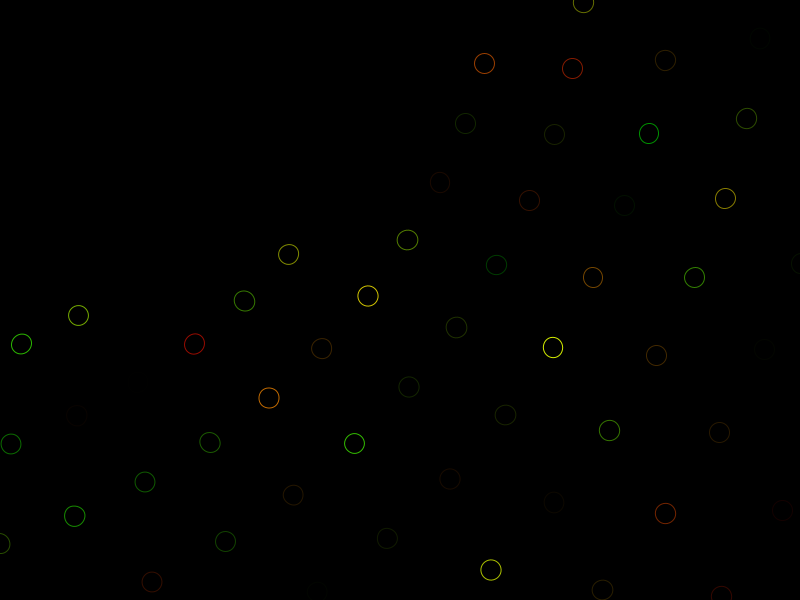
Frame 1 (no input)
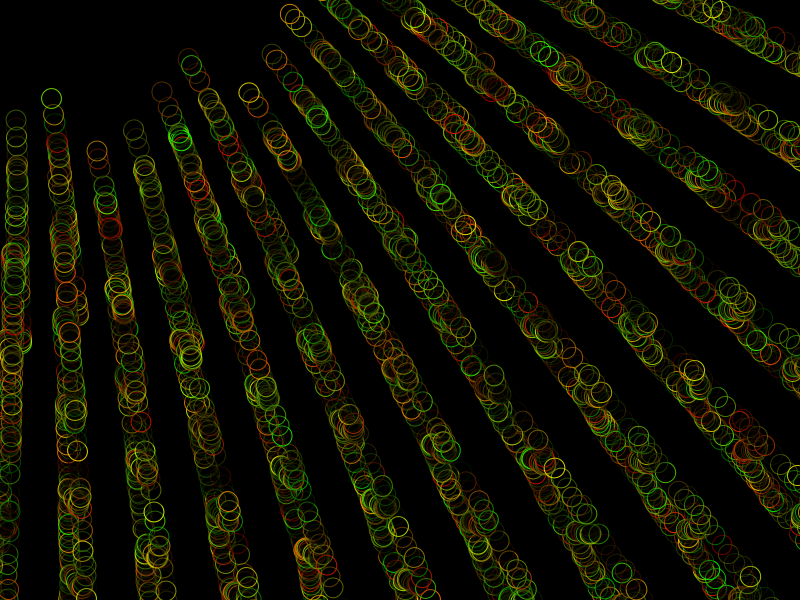
Frame 60 (the mouse pressed at the canvas centre just before this capture)
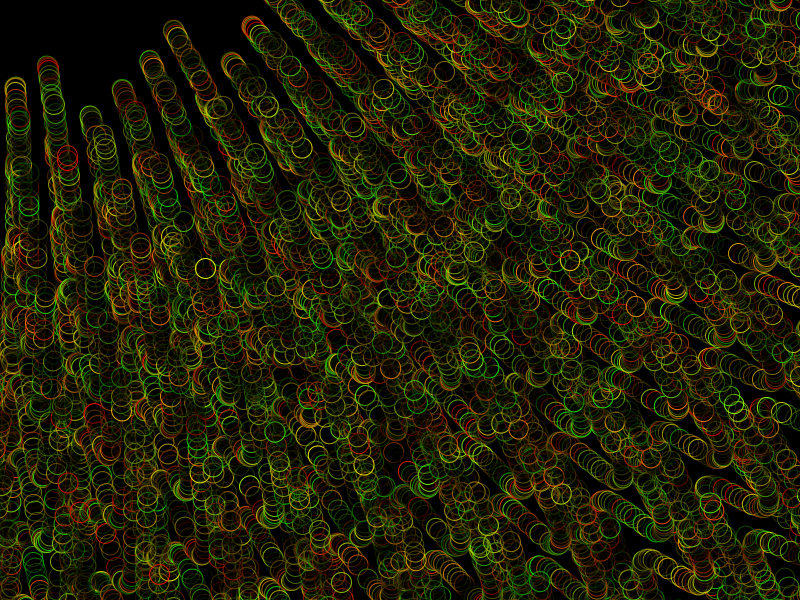
Frame 120 (the mouse held since frame 60 and released just before this capture)

The Processing sketch that drew these frames (run headless with seeded random() and noise(); from frame 60 on, the mouse is pressed at the canvas centre):

// Processing sketch: processing_45180
// ── processing_45180.pde

float posX;
float posY;
float opp = 0.0;


void setup() {
  size(800, 600);
  background(0); 
  smooth();
}


void draw() {
  
 
  
   noStroke();
fill(0,0,0,0.03);
rect(0, 0, width, height);

 translate(0, -height/2);
 
 
  opp = opp + .01;
  float n = noise(opp) * width;
  float m = noise(opp) * height;
  
 for (int i=0; i<3000; i++){
  
   stroke (random(255),random(255),0, random(255));
  fill (0,0,0, random(127));
  posX = n;
  posY = m;
 ellipse (posX+i, posY+i, 20, 20);
  translate(opp, opp*i);
  rotate (180);
  }

}
